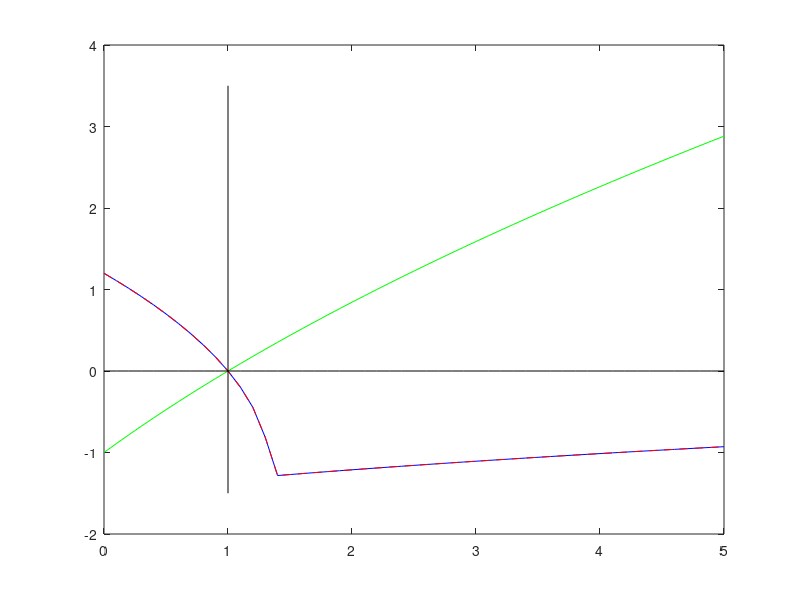

Source code (MATLAB): (Note: this script raises an error after producing the figure.)
%% Stability of the Lorenz Model
%
clear all

%% Fix spatial parameters
p    = 10;             % Prandtl number
b    = 8/3;            % geometry of domain
rvec = 0:0.1:5;        % Rayleigh number

%% Set up vectors for maximum growth rates
D1 = 0*rvec;
D2 = 0*rvec;
D3 = 0*rvec;

%% Loop over different values of r
cnt = 1;
for r = rvec

    % Pick out solution for a given r: steady solution 1
    X  = 0;
    Y  = 0;
    Z  = 0;

    % Compute Jacobian
    J = [ - p,  p,  0;...
          r-Z, -1, -X;...
            Y,  X, -b];
         
    % Find the largest real part of the eigenvalues
    [~,D]=eig(J);
    D1(cnt) = max(real(diag(D)));

    % Pick out solution for a given r: steady solution 2
    X  = sqrt(b*(r-1));
    Y  = X;
    Z  = r-1;

    % Compute Jacobian
    J = [ - p,  p,  0;...
          r-Z, -1, -X;...
            Y,  X, -b];

     % Find the largest real part of the eigenvalues
     [~,D]=eig(J);
     D2(cnt) = max(real(diag(D)));


    % Pick out solution for a given r: steady solution 3
    X  = -sqrt(b*(r-1));
    Y  =  X;
    Z  =  r-1;

    % Compute Jacobian
    J = [ - p,  p,  0;...
          r-Z, -1, -X;...
            Y,  X, -b];

     % Find the largest real part of the eigenvalues
     [~,D]=eig(J);
     D3(cnt) = max(real(diag(D)));

     cnt = cnt+1;
end

figure(1);clf;
plot(rvec, D1,'-g');
hold on;
plot(rvec, D2,'-b');
plot(rvec, D3,'--r');
plot(rvec,0*rvec,'-k');
plot([1 1],[-1.5 3.5],'-k');
hold off;
legend('zero','positive','negative',2);
xlabel('r')
title('Maximum Growth Rates');
grid on;
